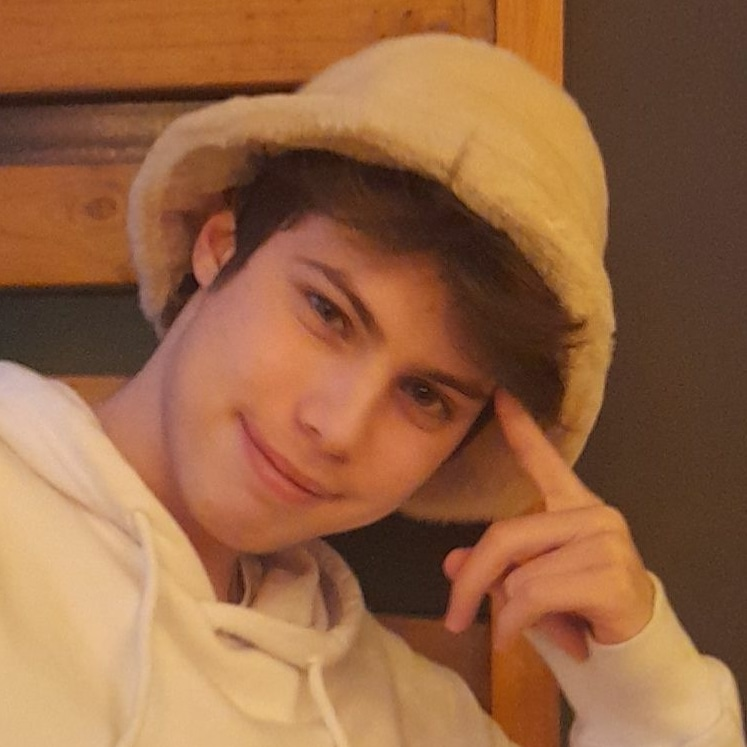
#> input picture myimage.jpg, 747 x 747 px, given in place of the camera
$ python Detect_a_Color.py
#> lines starting #> are read from the running program, lines starting #| are printed output that depends on the picture; after the words box and inside, x2 and y2 are one past the last pixel; in counts of white or black regions, pixels touching at a corner belong together
import numpy as np
import cv2

cap = cv2.VideoCapture(0)

while True:
    ret, frame = cap.read()
#> frame is the input picture: shape (747, 747, 3); mean B, G, R 66.2, 100.9, 150.1
    frame = cv2.flip(frame, 1)
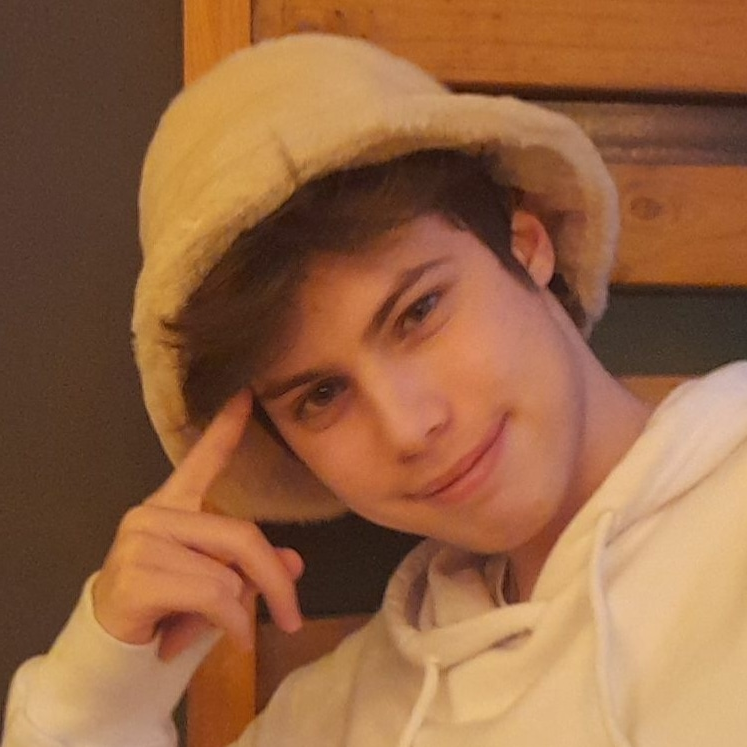
#> frame: shape (747, 747, 3); mean B, G, R 66.2, 100.9, 150.1
    width = int(cap.get(3))
    height = int(cap.get(4))

    hsv = cv2.cvtColor(frame, cv2.COLOR_BGR2HSV)
#> hsv: shape (747, 747, 3); mean H, S, V 12, 144.3, 150.1

    # Örnek olarak turuncu rengi seçiyoruz
    lower_orange = np.array([10, 100, 100], dtype=np.uint8)
    upper_orange = np.array([20, 255, 255], dtype=np.uint8)

    mask = cv2.inRange(hsv, lower_orange, upper_orange)
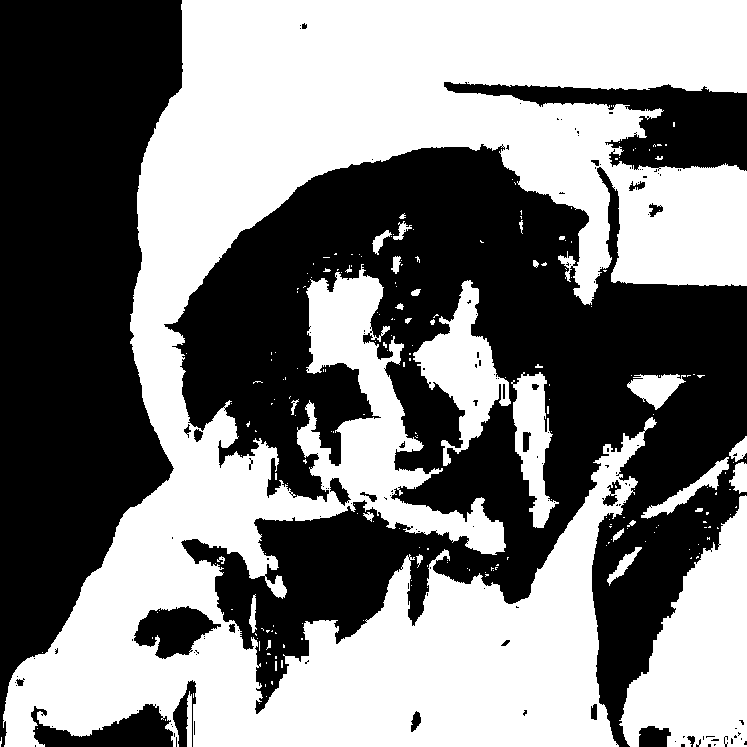
#> mask: shape (747, 747); 49.8% white; 222 white regions (188 under 20 px), largest, box (x1, y1, x2, y2) and area: (3, 0, 747, 747) 243467, (619, 495, 747, 747) 18535, (413, 280, 511, 466) 6888

    result = cv2.bitwise_and(frame, frame, mask=mask)
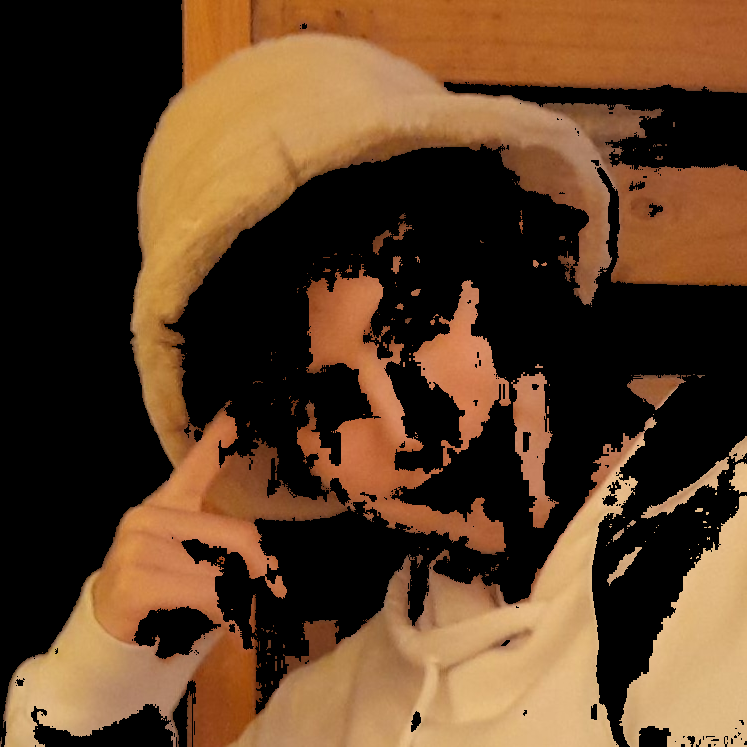
#> result: shape (747, 747, 3); mean B, G, R 37.6, 62.7, 92

    cv2.imshow('frame', result)
    cv2.imshow('mask',mask)
    if cv2.waitKey(1) == ord('q'):
#> (key q is pressed here)
        break

cap.release()
cv2.destroyAllWindows()
